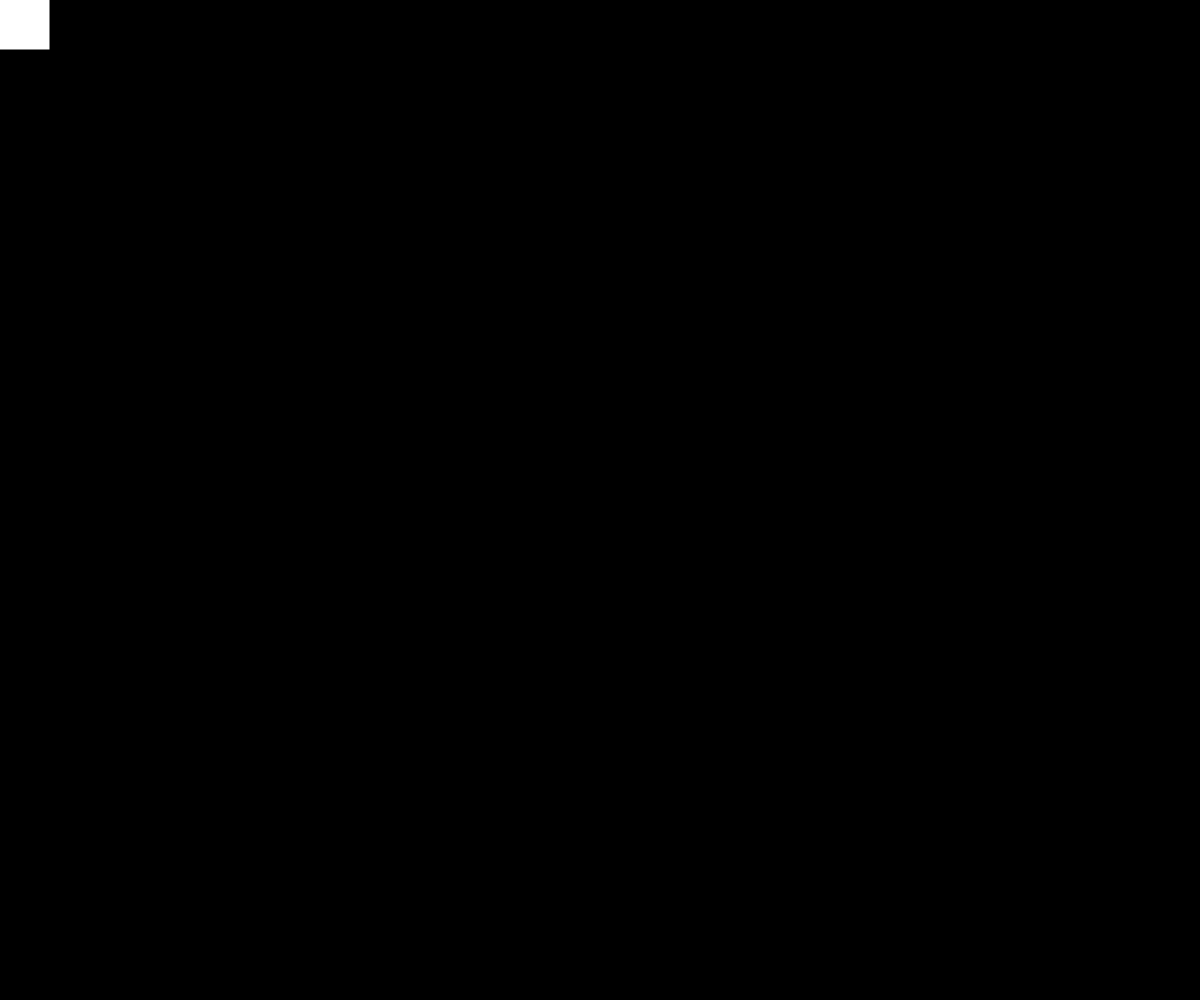
Frame 1 (no input)
Frame 60 (no input): identical to frame 1, image omitted
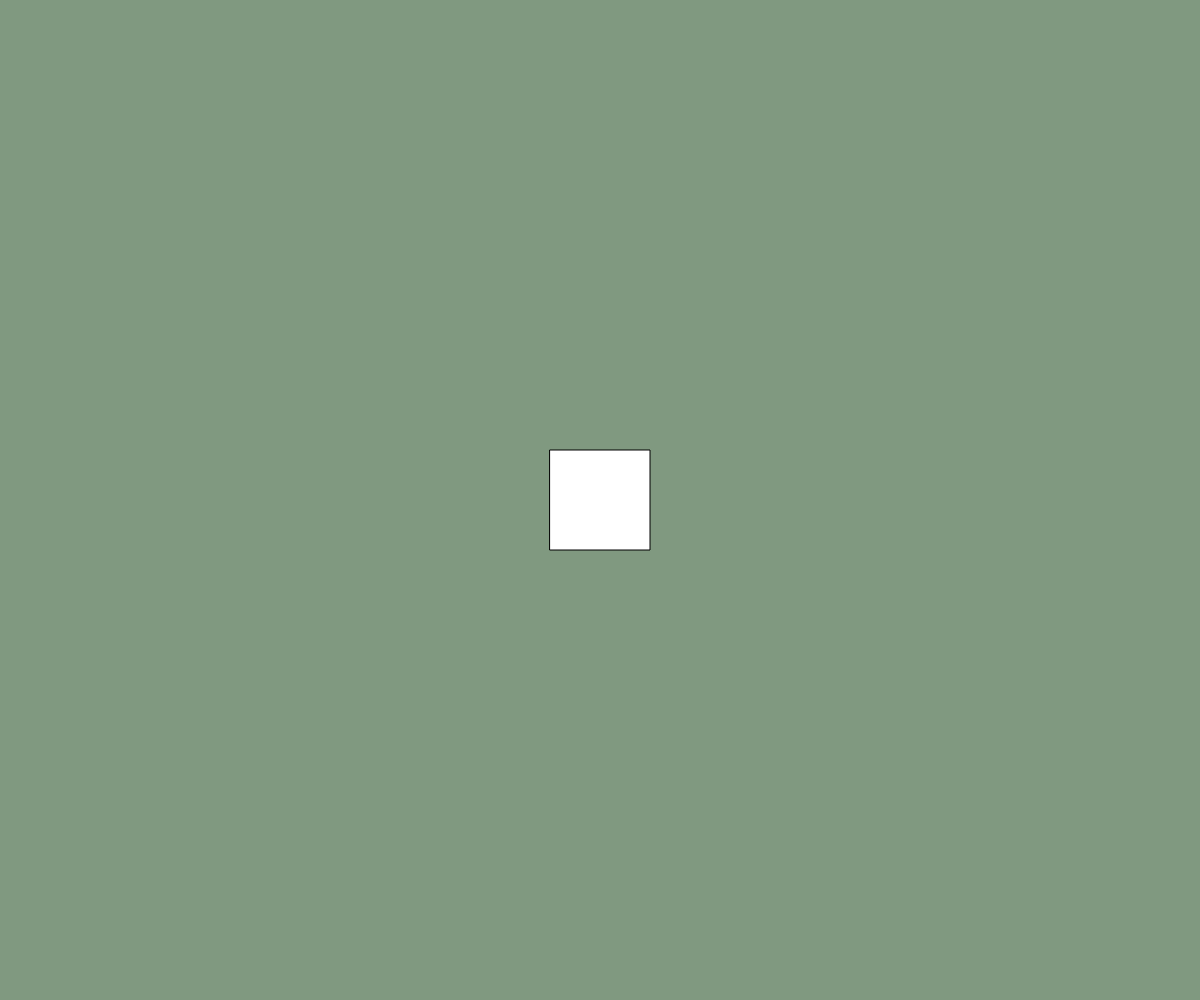
Frame 120 (the mouse pressed at the canvas centre since frame 60)

The p5.js sketch that drew these frames (run headless with seeded random() and noise() and a simulated clock; from frame 60 on, the mouse is pressed at the canvas centre):

// p5.js sketch
// ── sketch.js
let x, y;
function setup() {
  createCanvas(windowWidth, windowHeight);
}

function draw() {
  x = map(mouseX, 0, windowWidth, 0, 255);
  y = map(mouseX, 0, windowHeight, 0, 255);
  background(x, y, x);
  rectMode(CENTER);
  rect(mouseX, mouseY, 100)
}
